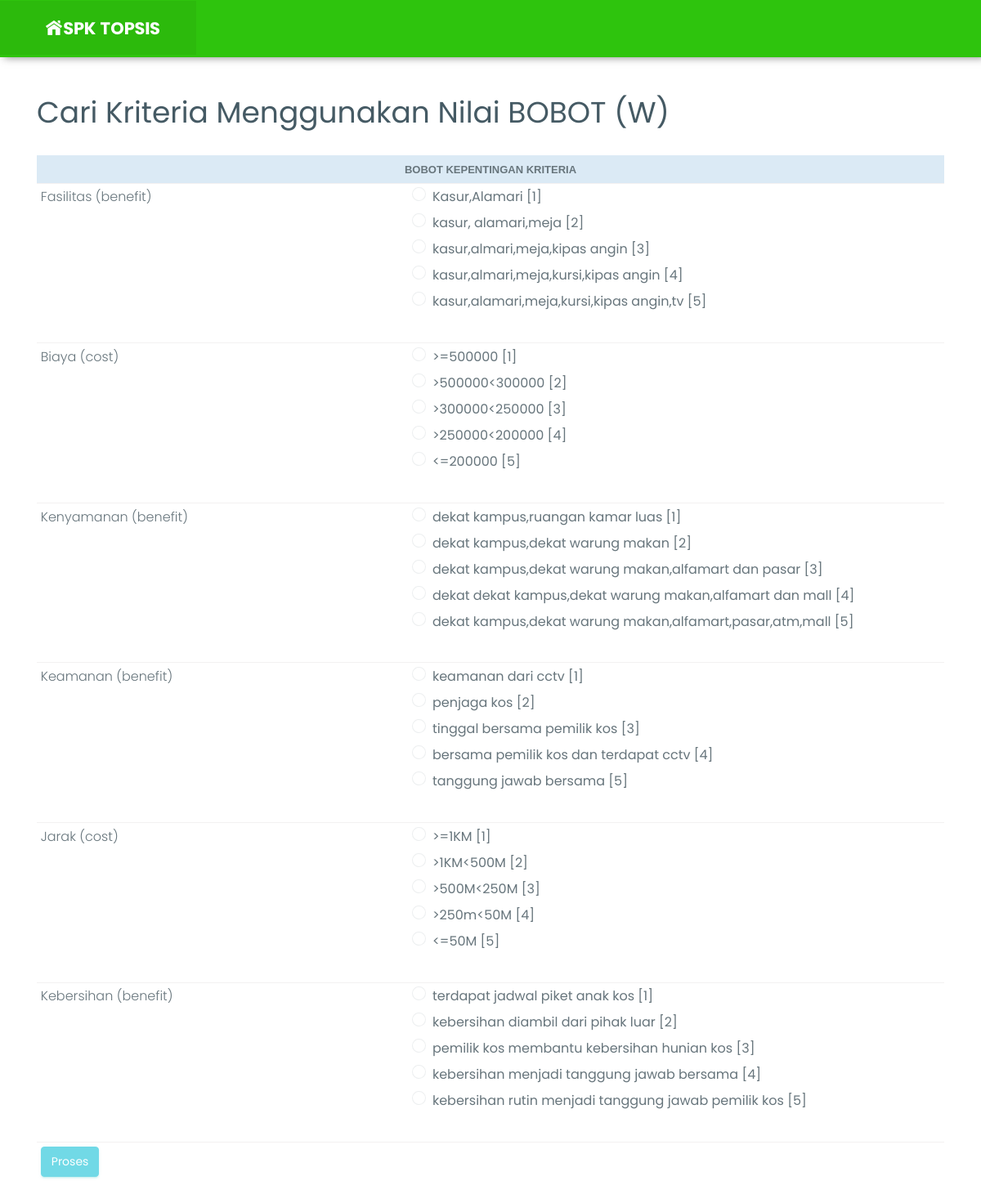
Page /hitungtopsis.php (signed in) on the committed database.
### tables this page shows
CREATE TABLE `kriteria` (
  `id_kriteria` int(11) NOT NULL,
  `atribut` varchar(50) NOT NULL,
  `bobot_nilai` varchar(50) NOT NULL,
  `nama_kriteria` varchar(50) NOT NULL
);

CREATE TABLE `t_kriteria` (
  `id_tkriteria` int(11) NOT NULL,
  `id_kriteria` int(11) NOT NULL,
  `keterangan` varchar(100) NOT NULL,
  `nkriteria` varchar(15) NOT NULL
);

### hitungtopsis.php (the view, shortened to what this page needs)
<?php
  include "header.php";
  include("connect.php");
?>
    <div class="container">
      <div class="row">
        <div class="col-lg-12">
          <h1 class="mt-5">Cari Kriteria Menggunakan Nilai BOBOT (W)</h1>
          <div class="panel panel-default">
                        <div class="panel-body">
                            <div>
 <div class="row">
      <div class="col-md-12">
<?php
if (!isset($_POST['button']))
{
?>
<form name="form1" data-toggle="validator" role="form" method="post" action=""><br>
    <div class="row">
    <div class="col-sm-12">
  <table class="table table-sm">
  <thead>
  <tr>
  <th id="ignore" bgcolor="#DBEAF5" width="400" colspan="2"><div align="center"><strong><font size="2" face="Arial, Helvetica, sans-serif"><font size="2">BOBOT KEPENTINGAN KRITERIA</font> </font></strong></div></th></tr></thead>
  <tbody>
  <?php
            $q = mysqli_query($koneksi, "SELECT * FROM kriteria ORDER BY id_kriteria");
            while ($r = mysqli_fetch_array($q))
            {
            ?>
            <tr>
              <td width="200">
                <?php echo $r['nama_kriteria']; ?> (<?php echo $r['atribut']; ?>)
              </td>
                <td width="200">
                    <div class="form-group">
                              <?php
                                                $querykriteria = mysqli_query($koneksi,"SELECT * FROM kriteria,t_kriteria WHERE kriteria.id_kriteria = t_kriteria.id_kriteria AND t_kriteria.id_kriteria='$r[id_kriteria]'");
                                                while ($datakriteria = mysqli_fetch_array($querykriteria))
                                                {
                                                  ?>
                                                  <div class="radio">
                                                    <label> <?php echo $datakriteria['keterangan']; ?> [<?php echo $datakriteria['nkriteria']; ?>]</label>
                                                  </div>
                                                  <?php
                                                }
                              ?>
                    </div>
                </td>
            </tr>
            <?php } ?>
    <tr>
      <td colspan="2"><input class="btn btn-success" type="submit" name="button" value="Proses"></td>
    </tr>
    </tbody>
  </table>
</div>
    </div>
</form>
<?php
}
?>
        </div>
      </div>
                            </div>
                        </div>
                    </div>
        </div>
      </div>
    </div>

### rows in the picture
kriteria: nama_kriteria "Fasilitas", atribut "benefit"
t_kriteria: keterangan "Kasur,Alamari", nkriteria "1"
t_kriteria: keterangan "kasur, alamari,meja", nkriteria "2"
t_kriteria: keterangan "kasur,almari,meja,kipas angin", nkriteria "3"
t_kriteria: keterangan "kasur,almari,meja,kursi,kipas angin", nkriteria "4"
t_kriteria: keterangan "kasur,alamari,meja,kursi,kipas angin,tv", nkriteria "5"
kriteria: nama_kriteria "Biaya", atribut "cost"
t_kriteria: keterangan ">=500000", nkriteria "1"
t_kriteria: keterangan ">500000<300000", nkriteria "2"
t_kriteria: keterangan ">300000<250000", nkriteria "3"
t_kriteria: keterangan ">250000<200000", nkriteria "4"
t_kriteria: keterangan "<=200000", nkriteria "5"
kriteria: nama_kriteria "Kenyamanan", atribut "benefit"
t_kriteria: keterangan "dekat kampus,ruangan kamar luas", nkriteria "1"
t_kriteria: keterangan "dekat kampus,dekat warung makan", nkriteria "2"
t_kriteria: keterangan "dekat kampus,dekat warung makan,alfamart dan pasar", nkriteria "3"
t_kriteria: keterangan "dekat dekat kampus,dekat warung makan,alfamart dan mall", nkriteria "4"
t_kriteria: keterangan "dekat kampus,dekat warung makan,alfamart,pasar,atm,mall", nkriteria "5"
kriteria: nama_kriteria "Keamanan", atribut "benefit"
t_kriteria: keterangan "keamanan dari cctv", nkriteria "1"
t_kriteria: keterangan "penjaga kos", nkriteria "2"
t_kriteria: keterangan "tinggal bersama pemilik kos", nkriteria "3"
t_kriteria: keterangan "bersama pemilik kos dan terdapat cctv", nkriteria "4"
t_kriteria: keterangan "tanggung jawab bersama", nkriteria "5"
kriteria: nama_kriteria "Jarak", atribut "cost"
t_kriteria: keterangan ">=1KM", nkriteria "1"
t_kriteria: keterangan ">1KM<500M", nkriteria "2"
t_kriteria: keterangan ">500M<250M", nkriteria "3"
t_kriteria: keterangan ">250m<50M", nkriteria "4"
t_kriteria: keterangan "<=50M", nkriteria "5"
kriteria: nama_kriteria "Kebersihan", atribut "benefit"
t_kriteria: keterangan "terdapat jadwal piket anak kos", nkriteria "1"
t_kriteria: keterangan "kebersihan diambil dari pihak luar", nkriteria "2"
t_kriteria: keterangan "pemilik kos membantu kebersihan hunian kos", nkriteria "3"
t_kriteria: keterangan "kebersihan menjadi tanggung jawab bersama", nkriteria "4"
t_kriteria: keterangan "kebersihan rutin menjadi tanggung jawab pemilik kos", nkriteria "5"
